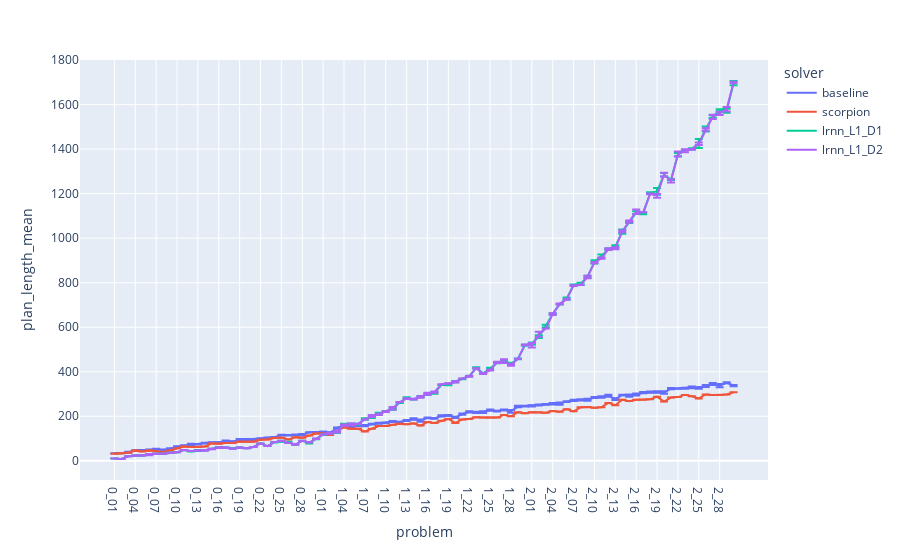
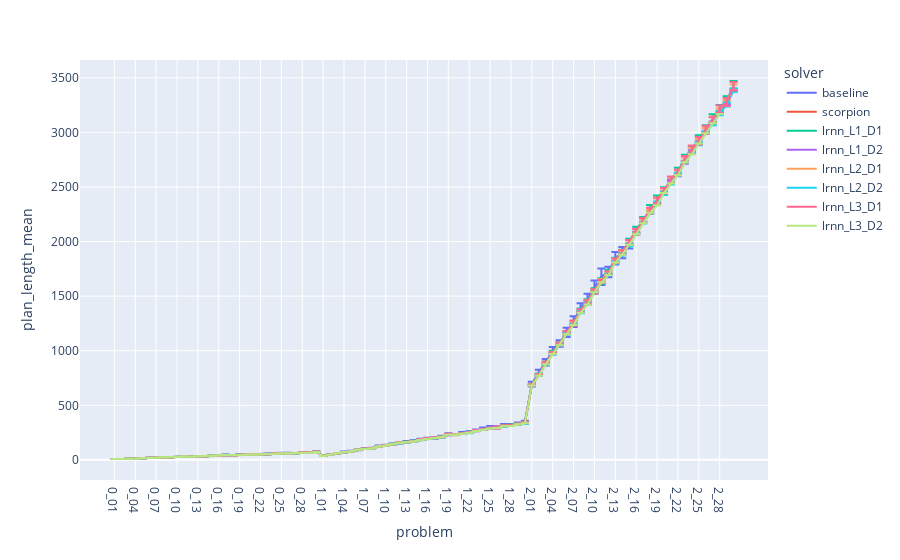
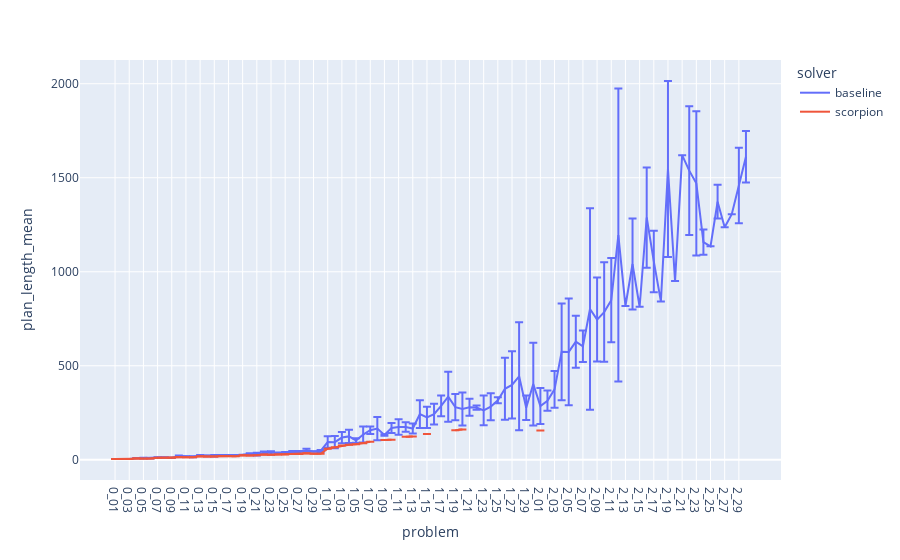
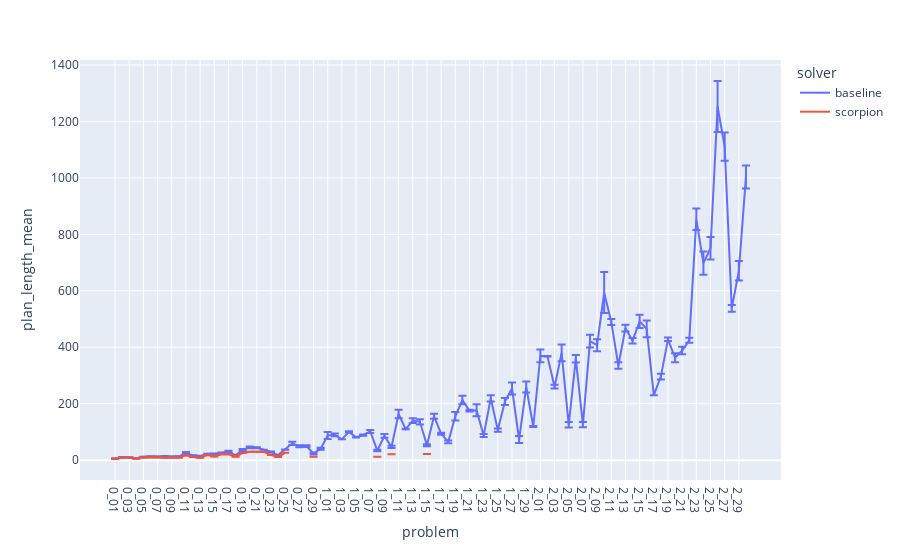

Source (notebook cell) for these figures, in order:
### Markdown cell above
# Plan length plots

### Code cell
log_y = 0
easy_only = 0

plot_domains("plan_length", log_y=log_y, easy_only=easy_only)

### Figure 1 — Plotly figure (JSON) as saved in the notebook; plotly's stock layout.template omitted (floating-point values rounded to 4 significant figures)
{"data": [{"error_y": {"array": [0, 0, 1.414, 1.033, 1.414, 2.394, 2.7, 2.201, 2.201, 1.838, 1.476, 4.849, 1.265, 1.897, 1.989, 0.8433, 2.53, 2.066, 3.134, 2.309, 2.16, 1.265, 1.033, 0.9661, 1.35, 1.398, 1.476, 3.018, 0.6325, 1.033, 1.578, 1.989, 2.53, 1.033, 1.886, 1.687, 2.394, 1.7, 2.16, 1.476, 2.119, 1.476, 2.53, 3.134, 4.719, 1.35, 1.838, 2.981, 1.476, 2.86, 3.048, 3.048, 2.951, 3.801, 2.951, 1.398, 1.838, 6.07, 3.273, 1.751, 2.319, 2.348, 1.932, 3.458, 5.432, 1.838, 3.273, 3.239, 4.427, 2.319, 3.425, 4.502, 4.022, 1.265, 5.502, 4.662, 2.667, 3.098, 3.155, 5.661, 2.494, 1.398, 2.201, 4.216, 4.088, 4.662, 4.526, 7.486, 2.319, 2.828]}, "hovertemplate": "solver=baseline<br>problem=%{x}<br>plan_length_mean=%{y}<extra></extra>", "legendgroup": "baseline", "line": {"color": "#636efa", "dash": "solid"}, "marker": {"symbol": "circle"}, "mode": "lines", "name": "baseline", "orientation": "v", "showlegend": true, "type": "scatter", "x": ["0_01", "0_02", "0_03", "0_04", "0_05", "0_06", "0_07", "0_08", "0_09", "0_10", "0_11", "0_12", "0_13", "0_14", "0_15", "0_16", "0_17", "0_18", "0_19", "0_20", "0_21", "0_22", "0_23", "0_24", "0_25", "0_26", "0_27", "0_28", "0_29", "0_30", "1_01", "1_02", "1_03", "1_04", "1_05", "1_06", "1_07", "1_08", "1_09", "1_10", "1_11", "1_12", "1_13", "1_14", "1_15", "1_16", "1_17", "1_18", "1_19", "1_20", "1_21", "1_22", "1_23", "1_24", "1_25", "1_26", "1_27", "1_28", "1_29", "1_30", "2_01", "2_02", "2_03", "2_04", "2_05", "2_06", "2_07", "2_08", "2_09", "2_10", "2_11", "2_12", "2_13", "2_14", "2_15", "2_16", "2_17", "2_18", "2_19", "2_20", "2_21", "2_22", "2_23", "2_24", "2_25", "2_26", "2_27", "2_28", "2_29", "2_30"], "xaxis": "x", "y": [34, 34, 39, 46.8, 47, 47.8, 51.2, 48.2, 54.2, 63.6, 68.2, 72.2, 74.4, 79.4, 81.8, 82.4, 88.8, 85.6, 94.6, 96, 95, 99.6, 103.2, 105.4, 115.4, 114.8, 116.2, 117, 127.8, 128.8, 129.6, 125.8, 147.2, 158.8, 154, 156.8, 157.8, 165, 169, 169.8, 176.6, 173.8, 181.2, 187.4, 180.6, 192.6, 190.4, 202, 203.8, 195.2, 209.8, 219.8, 217.6, 219, 227.6, 223.2, 228.4, 222.2, 243.4, 245.8, 246.6, 250.8, 253.2, 256.2, 256.8, 265.6, 271.4, 273.6, 274.6, 284.6, 286.8, 292.4, 277.2, 295.6, 292.6, 297.8, 306, 308.4, 309.2, 306.6, 324, 324.8, 325.8, 330, 327.6, 335.8, 345.4, 337.4, 350.6, 338], "yaxis": "y"}, {"error_y": {"array": [null, null, null, null, null, null, null, null, null, null, null, null, null, null, null, null, null, null, null, null, null, null, null, null, null, null, null, null, null, null, null, null, null, null, null, null, null, null, null, null, null, null, null, null, null, null, null, null, null, null, null, null, null, null, null, null, null, null, null, null, null, null, null, null, null, null, null, null, null, null, null, null, null, null, null, null, null, null, null, null, null, null, null, null, null, null, null, null, null, null]}, "hovertemplate": "solver=scorpion<br>problem=%{x}<br>plan_length_mean=%{y}<extra></extra>", "legendgroup": "scorpion", "line": {"color": "#EF553B", "dash": "solid"}, "marker": {"symbol": "circle"}, "mode": "lines", "name": "scorpion", "orientation": "v", "showlegend": true, "type": "scatter", "x": ["0_01", "0_02", "0_03", "0_04", "0_05", "0_06", "0_07", "0_08", "0_09", "0_10", "0_11", "0_12", "0_13", "0_14", "0_15", "0_16", "0_17", "0_18", "0_19", "0_20", "0_21", "0_22", "0_23", "0_24", "0_25", "0_26", "0_27", "0_28", "0_29", "0_30", "1_01", "1_02", "1_03", "1_04", "1_05", "1_06", "1_07", "1_08", "1_09", "1_10", "1_11", "1_12", "1_13", "1_14", "1_15", "1_16", "1_17", "1_18", "1_19", "1_20", "1_21", "1_22", "1_23", "1_24", "1_25", "1_26", "1_27", "1_28", "1_29", "1_30", "2_01", "2_02", "2_03", "2_04", "2_05", "2_06", "2_07", "2_08", "2_09", "2_10", "2_11", "2_12", "2_13", "2_14", "2_15", "2_16", "2_17", "2_18", "2_19", "2_20", "2_21", "2_22", "2_23", "2_24", "2_25", "2_26", "2_27", "2_28", "2_29", "2_30"], "xaxis": "x", "y": [32, 34, 36, 46, 42, 46, 42, 40, 46, 56, 64, 62, 62, 64, 78, 76, 80, 80, 86, 86, 86, 94, 96, 102, 104, 96, 106, 104, 114, 122, 122, 116, 134, 150, 144, 144, 132, 144, 156, 156, 162, 166, 164, 168, 158, 174, 170, 180, 188, 170, 186, 188, 196, 194, 194, 194, 206, 200, 218, 214, 218, 218, 216, 224, 220, 232, 222, 240, 242, 238, 240, 260, 250, 274, 268, 274, 274, 276, 288, 266, 284, 286, 296, 290, 280, 298, 296, 296, 298, 308], "yaxis": "y"}, {"error_y": {"array": [0, 0, 0, 0, 0, 1.155, 0, 0, 0, 0, 0, 1.155, 2, 1.155, 0, 1.155, 0, 1.155, 0, 0, 0, 0, 0, 1.155, 2, 2.309, 0, 0, 2, 1.155, 1.155, 0, 4.163, 2, 3.055, 2, 3.464, 5.033, 4.619, 2, 4.163, 2.309, 3.464, 1.155, 2.309, 4.163, 4.163, 0, 4.163, 3.055, 1.155, 1.155, 3.055, 1.155, 3.055, 2, 1.155, 5.033, 2, 2.309, 5.033, 6.11, 5.774, 2.309, 1.155, 4.619, 2, 4.619, 5.033, 7.572, 7.024, 3.055, 5.033, 9.238, 4, 6.429, 4.163, 4, 15.01, 8.083, 2.309, 7.024, 1.155, 2, 20.43, 11.02, 6, 5.033, 9.238, 9.452]}, "hovertemplate": "solver=lrnn_L1_D1<br>problem=%{x}<br>plan_length_mean=%{y}<extra></extra>", "legendgroup": "lrnn_L1_D1", "line": {"color": "#00cc96", "dash": "solid"}, "marker": {"symbol": "circle"}, "mode": "lines", "name": "lrnn_L1_D1", "orientation": "v", "showlegend": true, "type": "scatter", "x": ["0_01", "0_02", "0_03", "0_04", "0_05", "0_06", "0_07", "0_08", "0_09", "0_10", "0_11", "0_12", "0_13", "0_14", "0_15", "0_16", "0_17", "0_18", "0_19", "0_20", "0_21", "0_22", "0_23", "0_24", "0_25", "0_26", "0_27", "0_28", "0_29", "0_30", "1_01", "1_02", "1_03", "1_04", "1_05", "1_06", "1_07", "1_08", "1_09", "1_10", "1_11", "1_12", "1_13", "1_14", "1_15", "1_16", "1_17", "1_18", "1_19", "1_20", "1_21", "1_22", "1_23", "1_24", "1_25", "1_26", "1_27", "1_28", "1_29", "1_30", "2_01", "2_02", "2_03", "2_04", "2_05", "2_06", "2_07", "2_08", "2_09", "2_10", "2_11", "2_12", "2_13", "2_14", "2_15", "2_16", "2_17", "2_18", "2_19", "2_20", "2_21", "2_22", "2_23", "2_24", "2_25", "2_26", "2_27", "2_28", "2_29", "2_30"], "xaxis": "x", "y": [10, 8, 20, 24, 24, 29.33, 32, 32, 36, 38, 48, 43.33, 46, 47.33, 54, 59.33, 60, 54.67, 60, 56, 62, 78, 66, 83.33, 88, 82.67, 72, 90, 80, 97.33, 117.3, 122, 129.3, 164, 164.7, 164, 188, 197.3, 211.3, 222, 233.3, 261.3, 282, 276.7, 288.7, 299.3, 305.3, 340, 343.3, 355.3, 367.3, 380.7, 417.3, 393.3, 414.7, 440, 448.7, 435.3, 458, 518.7, 526.7, 557.3, 605.3, 660.7, 702.7, 728.7, 790, 794.7, 826.7, 893.3, 919.3, 950.7, 963.3, 1029.0, 1072, 1115.0, 1111.0, 1202, 1211.0, 1285.0, 1263.0, 1375.0, 1395.0, 1402, 1425.0, 1491.0, 1546, 1575.0, 1573.0, 1697.0], "yaxis": "y"}, {"error_y": {"array": [0, 0, 0, 0, 0, 2.828, 0, 0, 0, 0, 0, 0, 0, 1.414, 1.414, 1.414, 0, 0, 0, 0, 0, 0, 0, 0, 0, 0, 1.414, 0, 0, 1.414, 0, 1.414, 4.243, 2.828, 4.243, 1.414, 0, 4.243, 2.828, 1.414, 5.657, 0, 1.414, 1.414, 4.243, 4.243, 2.828, 0, 1.414, 2.828, 0, 1.414, 0, 1.414, 1.414, 2.828, 8.485, 4.243, 0, 1.414, 9.899, 11.31, 0, 4.243, 1.414, 1.414, 1.414, 0, 5.657, 2.828, 2.828, 4.243, 4.243, 4.243, 4.243, 9.899, 0, 1.414, 8.485, 8.485, 7.071, 11.31, 7.071, 1.414, 5.657, 5.657, 9.899, 7.071, 9.899, 2.828]}, "hovertemplate": "solver=lrnn_L1_D2<br>problem=%{x}<br>plan_length_mean=%{y}<extra></extra>", "legendgroup": "lrnn_L1_D2", "line": {"color": "#ab63fa", "dash": "solid"}, "marker": {"symbol": "circle"}, "mode": "lines", "name": "lrnn_L1_D2", "orientation": "v", "showlegend": true, "type": "scatter", "x": ["0_01", "0_02", "0_03", "0_04", "0_05", "0_06", "0_07", "0_08", "0_09", "0_10", "0_11", "0_12", "0_13", "0_14", "0_15", "0_16", "0_17", "0_18", "0_19", "0_20", "0_21", "0_22", "0_23", "0_24", "0_25", "0_26", "0_27", "0_28", "0_29", "0_30", "1_01", "1_02", "1_03", "1_04", "1_05", "1_06", "1_07", "1_08", "1_09", "1_10", "1_11", "1_12", "1_13", "1_14", "1_15", "1_16", "1_17", "1_18", "1_19", "1_20", "1_21", "1_22", "1_23", "1_24", "1_25", "1_26", "1_27", "1_28", "1_29", "1_30", "2_01", "2_02", "2_03", "2_04", "2_05", "2_06", "2_07", "2_08", "2_09", "2_10", "2_11", "2_12", "2_13", "2_14", "2_15", "2_16", "2_17", "2_18", "2_19", "2_20", "2_21", "2_22", "2_23", "2_24", "2_25", "2_26", "2_27", "2_28", "2_29", "2_30"], "xaxis": "x", "y": [10, 8, 20, 24, 24, 28, 32, 32, 36, 38, 48, 44, 46, 47, 53, 59, 60, 54, 60, 56, 62, 78, 66, 84, 90, 80, 73, 90, 82, 99, 118, 123, 131, 160, 163, 165, 186, 201, 208, 221, 236, 264, 279, 277, 287, 301, 308, 344, 347, 354, 370, 379, 416, 391, 407, 442, 448, 431, 458, 521, 519, 568, 594, 659, 705, 725, 787, 790, 826, 890, 910, 951, 955, 1031, 1075, 1119, 1116, 1199, 1190, 1286, 1257, 1378, 1393, 1399, 1424, 1488, 1545, 1561, 1579, 1700], "yaxis": "y"}], "layout": {"legend": {"title": {"text": "solver"}, "tracegroupgap": 0}, "margin": {"t": 60}, "xaxis": {"anchor": "y", "domain": [0, 1], "title": {"text": "problem"}}, "yaxis": {"anchor": "x", "domain": [0, 1], "title": {"text": "plan_length_mean"}}}}

### Figure 2 — Plotly figure (JSON) as saved in the notebook; plotly's stock layout.template omitted (floating-point values rounded to 4 significant figures)
{"data": [{"error_y": {"array": [0, 0, 0, 0.5164, 0, 0.9944, 0.527, 0.5164, 0.9487, 0.4216, 0.9487, 0.6992, 1.713, 1.054, 0.7379, 1.059, 1.033, 1.491, 2.025, 1.897, 1.229, 1.317, 1.65, 1.563, 2.558, 2.718, 1.829, 2.214, 2.111, 2.283, 0.6992, 1.897, 0.7379, 3.604, 3.098, 3.534, 3.164, 3.86, 4.94, 4.012, 4.909, 4.347, 6.802, 5.554, 5.554, 5.232, 6.019, 9.036, 9.555, 4.795, 9.508, 7.617, 7.734, 10.78, 8.972, 9.402, 11.36, 9.231, 7.8, 13.76, 21.89, 21.75, 29.16, 33.64, 30.1, 42.8, 49.61, 44.7, 49.8, 59.84, 75.73, 48.21, 56.82, 51.44, 18.05, null, null, null, null, null, null, null, null, null, null, null, null, null, null, null]}, "hovertemplate": "solver=baseline<br>problem=%{x}<br>plan_length_mean=%{y}<extra></extra>", "legendgroup": "baseline", "line": {"color": "#636efa", "dash": "solid"}, "marker": {"symbol": "circle"}, "mode": "lines", "name": "baseline", "orientation": "v", "showlegend": true, "type": "scatter", "x": ["0_01", "0_02", "0_03", "0_04", "0_05", "0_06", "0_07", "0_08", "0_09", "0_10", "0_11", "0_12", "0_13", "0_14", "0_15", "0_16", "0_17", "0_18", "0_19", "0_20", "0_21", "0_22", "0_23", "0_24", "0_25", "0_26", "0_27", "0_28", "0_29", "0_30", "1_01", "1_02", "1_03", "1_04", "1_05", "1_06", "1_07", "1_08", "1_09", "1_10", "1_11", "1_12", "1_13", "1_14", "1_15", "1_16", "1_17", "1_18", "1_19", "1_20", "1_21", "1_22", "1_23", "1_24", "1_25", "1_26", "1_27", "1_28", "1_29", "1_30", "2_01", "2_02", "2_03", "2_04", "2_05", "2_06", "2_07", "2_08", "2_09", "2_10", "2_11", "2_12", "2_13", "2_14", "2_15", "2_16", "2_17", "2_18", "2_19", "2_20", "2_21", "2_22", "2_23", "2_24", "2_25", "2_26", "2_27", "2_28", "2_29", "2_30"], "xaxis": "x", "y": [8, 8, 12, 11.4, 15, 19.1, 19.5, 23.6, 24.7, 26.8, 30.7, 29.4, 32.6, 34, 37.9, 41.3, 46.2, 42, 46.9, 50.4, 50.8, 52.2, 54.5, 59, 62.9, 62.5, 60.7, 69.3, 67.3, 75.9, 36.6, 49.6, 62.1, 72.1, 79.4, 93.4, 103.7, 107.7, 125.8, 134.9, 144.9, 157.7, 165.6, 174.2, 188.8, 198.4, 200.3, 212.9, 234.8, 232.9, 245.8, 255.3, 269.4, 284.8, 300.6, 298.8, 317.7, 319.9, 335.2, 344.9, 694, 803.3, 894.6, 1001.0, 1066.0, 1168.0, 1267.0, 1391.0, 1472.0, 1583.0, 1678.0, 1721.0, 1848.0, 1898.0, 1955.0, null, null, null, null, null, null, null, null, null, null, null, null, null, null, null], "yaxis": "y"}, {"error_y": {"array": [null, null, null, null, null, null, null, null, null, null, null, null, null, null, null, null, null, null, null, null, null, null, null, null, null, null, null, null, null, null, null, null, null, null, null, null, null, null, null, null, null, null, null, null, null, null, null, null, null, null, null, null, null, null, null, null, null, null, null, null, null, null, null, null, null, null, null, null, null, null, null, null, null, null, null, null, null, null, null, null, null, null, null, null, null, null, null, null, null, null]}, "hovertemplate": "solver=scorpion<br>problem=%{x}<br>plan_length_mean=%{y}<extra></extra>", "legendgroup": "scorpion", "line": {"color": "#EF553B", "dash": "solid"}, "marker": {"symbol": "circle"}, "mode": "lines", "name": "scorpion", "orientation": "v", "showlegend": true, "type": "scatter", "x": ["0_01", "0_02", "0_03", "0_04", "0_05", "0_06", "0_07", "0_08", "0_09", "0_10", "0_11", "0_12", "0_13", "0_14", "0_15", "0_16", "0_17", "0_18", "0_19", "0_20", "0_21", "0_22", "0_23", "0_24", "0_25", "0_26", "0_27", "0_28", "0_29", "0_30", "1_01", "1_02", "1_03", "1_04", "1_05", "1_06", "1_07", "1_08", "1_09", "1_10", "1_11", "1_12", "1_13", "1_14", "1_15", "1_16", "1_17", "1_18", "1_19", "1_20", "1_21", "1_22", "1_23", "1_24", "1_25", "1_26", "1_27", "1_28", "1_29", "1_30", "2_01", "2_02", "2_03", "2_04", "2_05", "2_06", "2_07", "2_08", "2_09", "2_10", "2_11", "2_12", "2_13", "2_14", "2_15", "2_16", "2_17", "2_18", "2_19", "2_20", "2_21", "2_22", "2_23", "2_24", "2_25", "2_26", "2_27", "2_28", "2_29", "2_30"], "xaxis": "x", "y": [8, 8, 12, 11, 15, 18, 19, 23, 24, 26, 30, 29, 31, 33, 37, 39, 45, 40, 44, 49, 49, 50, 52, null, null, null, null, null, null, null, 36, 47, null, null, null, null, null, null, null, null, null, null, null, null, null, null, null, null, null, null, null, null, null, null, null, null, null, null, null, null, null, null, null, null, null, null, null, null, null, null, null, null, null, null, null, null, null, null, null, null, null, null, null, null, null, null, null, null, null, null], "yaxis": "y"}, {"error_y": {"array": [0, 0, 0, 0.5774, 0, 1.155, 0.5774, 0, 1.155, 0, 0.5774, 0, 0.5774, 0.5774, 0.5774, 0.5774, 0.5774, 1.155, 1.732, 0.5774, 0.5774, 0.5774, 1, 1, 0.5774, 1.155, 1, 1.155, 2.082, 1, 0.5774, 0, 1.155, 0, 0.5774, 1, 1.528, 1.528, 2.887, 3, 2.646, 2.517, 3.215, 1.155, 2.646, 1.155, 3.606, 4.041, 3.215, 1, 2.517, 4.163, 5.132, 3.055, 2.517, 4.163, 6.11, 6.11, 4.041, 4.163, 3.606, 8.021, 9.452, 14.22, 10.44, 15.39, 16.2, 17.21, 15.52, 18.9, 23.97, 19.86, 17.9, 18.25, 26.46, 28, 23.71, 39.0, 36.2, 23.69, 27.06, 29.16, 30.66, 27.73, 38.12, 30.79, 38.7, 37.24, 38.59, 41.53]}, "hovertemplate": "solver=lrnn_L1_D1<br>problem=%{x}<br>plan_length_mean=%{y}<extra></extra>", "legendgroup": "lrnn_L1_D1", "line": {"color": "#00cc96", "dash": "solid"}, "marker": {"symbol": "circle"}, "mode": "lines", "name": "lrnn_L1_D1", "orientation": "v", "showlegend": true, "type": "scatter", "x": ["0_01", "0_02", "0_03", "0_04", "0_05", "0_06", "0_07", "0_08", "0_09", "0_10", "0_11", "0_12", "0_13", "0_14", "0_15", "0_16", "0_17", "0_18", "0_19", "0_20", "0_21", "0_22", "0_23", "0_24", "0_25", "0_26", "0_27", "0_28", "0_29", "0_30", "1_01", "1_02", "1_03", "1_04", "1_05", "1_06", "1_07", "1_08", "1_09", "1_10", "1_11", "1_12", "1_13", "1_14", "1_15", "1_16", "1_17", "1_18", "1_19", "1_20", "1_21", "1_22", "1_23", "1_24", "1_25", "1_26", "1_27", "1_28", "1_29", "1_30", "2_01", "2_02", "2_03", "2_04", "2_05", "2_06", "2_07", "2_08", "2_09", "2_10", "2_11", "2_12", "2_13", "2_14", "2_15", "2_16", "2_17", "2_18", "2_19", "2_20", "2_21", "2_22", "2_23", "2_24", "2_25", "2_26", "2_27", "2_28", "2_29", "2_30"], "xaxis": "x", "y": [8, 8, 12, 11.33, 15, 19.33, 19.33, 23, 25.33, 26, 30.67, 29, 31.67, 34.33, 37.33, 40.33, 45.33, 41.67, 46, 51.33, 50.67, 50.33, 54, 58, 62.33, 61.33, 61, 68.33, 67.33, 75, 36.33, 48, 61.67, 69, 77.67, 91, 102.3, 108.3, 123.7, 133, 144, 158.3, 164.7, 173.3, 187, 196.3, 201, 211.7, 233.7, 229, 242.7, 253.7, 269.7, 278.3, 290.3, 297.7, 311.3, 317.7, 329.3, 340.3, 691, 784.3, 892.7, 985.3, 1068, 1166, 1257.0, 1369.0, 1456, 1553.0, 1640.0, 1722.0, 1834.0, 1908, 2000, 2107, 2200.0, 2297.0, 2385.0, 2473.0, 2563.0, 2648.0, 2764.0, 2849, 2936, 3034, 3129.0, 3215, 3292.0, 3430.0], "yaxis": "y"}, {"error_y": {"array": [0, 0, 0, 0, 0, 0, 0, 0, 1.155, 0, 0.5774, 0, 0.5774, 0, 0, 0, 0.5774, 0, 0.5774, 1, 1, 0.5774, 1.155, 0.5774, 1, 1.155, 1.732, 1.155, 1.528, 1, 0, 0, 0.5774, 0.5774, 0, 1, 1.155, 1.155, 0.5774, 1.155, 2.309, 0.5774, 2.082, 0.5774, 2, 1, 2.517, 1, 2.082, 1.732, 1.155, 0.5774, 3.055, 1.528, 2.517, 1.528, 1.528, 1.528, 1.528, 2.082, 5.132, 4, 3.606, 7.506, 1.528, 7.81, 6.11, 7.211, 4.163, 6.928, 5.508, 2.082, 5.859, 9.644, 8.021, 8.327, 3.606, 7.572, 8.021, 9.713, 15.52, 13.32, 13.45, 14.19, 12.49, 7.638, 9.539, 6.807, 8.718, 6.557]}, "hovertemplate": "solver=lrnn_L1_D2<br>problem=%{x}<br>plan_length_mean=%{y}<extra></extra>", "legendgroup": "lrnn_L1_D2", "line": {"color": "#ab63fa", "dash": "solid"}, "marker": {"symbol": "circle"}, "mode": "lines", "name": "lrnn_L1_D2", "orientation": "v", "showlegend": true, "type": "scatter", "x": ["0_01", "0_02", "0_03", "0_04", "0_05", "0_06", "0_07", "0_08", "0_09", "0_10", "0_11", "0_12", "0_13", "0_14", "0_15", "0_16", "0_17", "0_18", "0_19", "0_20", "0_21", "0_22", "0_23", "0_24", "0_25", "0_26", "0_27", "0_28", "0_29", "0_30", "1_01", "1_02", "1_03", "1_04", "1_05", "1_06", "1_07", "1_08", "1_09", "1_10", "1_11", "1_12", "1_13", "1_14", "1_15", "1_16", "1_17", "1_18", "1_19", "1_20", "1_21", "1_22", "1_23", "1_24", "1_25", "1_26", "1_27", "1_28", "1_29", "1_30", "2_01", "2_02", "2_03", "2_04", "2_05", "2_06", "2_07", "2_08", "2_09", "2_10", "2_11", "2_12", "2_13", "2_14", "2_15", "2_16", "2_17", "2_18", "2_19", "2_20", "2_21", "2_22", "2_23", "2_24", "2_25", "2_26", "2_27", "2_28", "2_29", "2_30"], "xaxis": "x", "y": [8, 8, 12, 11, 15, 18, 19, 23, 24.67, 26, 30.67, 29, 31.33, 34, 37, 40, 45.33, 41, 44.67, 50, 50, 50.33, 52.67, 58.33, 62, 59.67, 61, 68.33, 65.33, 74, 36, 48, 61.33, 68.67, 76, 90, 102.3, 105.7, 122.3, 130.7, 142.7, 152.7, 162.7, 169.7, 184, 192, 201.3, 208, 228.7, 229, 239.7, 249.3, 267.3, 275.7, 289.7, 291.7, 308.3, 312.7, 326.7, 337.7, 684.3, 773, 879, 976.3, 1057.0, 1161, 1237.0, 1355, 1439.0, 1540, 1626.0, 1701.0, 1814.0, 1888, 1979.0, 2078.0, 2177, 2269.0, 2353.0, 2452.0, 2549, 2613.0, 2727, 2822.0, 2906, 3007.0, 3091, 3186.0, 3252, 3391], "yaxis": "y"}, {"error_y": {"array": [0, 0, 0, 0.5774, 0, 1.155, 0, 0, 0.5774, 0.5774, 0, 0, 0.5774, 1, 0.5774, 1.155, 0, 0.5774, 1.155, 1, 1, 0.5774, 1, 0, 1.155, 1.732, 0.5774, 0.5774, 1.732, 1, 0.5774, 0.5774, 0.5774, 0.5774, 1.732, 2.082, 1.528, 0.5774, 1.732, 1, 2.082, 3.786, 1, 2.517, 2.646, 0.5774, 2.082, 1.528, 2.309, 2.646, 2.309, 1.732, 3.055, 2.309, 2.646, 4.509, 3.055, 0.5774, 2.309, 2.646, 2.082, 6.506, 7, 6.807, 10.58, 15.18, 9.165, 7.211, 10.12, 12, 14.01, 2.646, 13.32, 3.786, 12.1, 14.36, 13.89, 9.504, 16.09, 16.64, 20.79, 12.29, 15.72, 21.83, 19, 16.09, 25.51, 12.12, 9.609, 21.93]}, "hovertemplate": "solver=lrnn_L2_D1<br>problem=%{x}<br>plan_length_mean=%{y}<extra></extra>", "legendgroup": "lrnn_L2_D1", "line": {"color": "#FFA15A", "dash": "solid"}, "marker": {"symbol": "circle"}, "mode": "lines", "name": "lrnn_L2_D1", "orientation": "v", "showlegend": true, "type": "scatter", "x": ["0_01", "0_02", "0_03", "0_04", "0_05", "0_06", "0_07", "0_08", "0_09", "0_10", "0_11", "0_12", "0_13", "0_14", "0_15", "0_16", "0_17", "0_18", "0_19", "0_20", "0_21", "0_22", "0_23", "0_24", "0_25", "0_26", "0_27", "0_28", "0_29", "0_30", "1_01", "1_02", "1_03", "1_04", "1_05", "1_06", "1_07", "1_08", "1_09", "1_10", "1_11", "1_12", "1_13", "1_14", "1_15", "1_16", "1_17", "1_18", "1_19", "1_20", "1_21", "1_22", "1_23", "1_24", "1_25", "1_26", "1_27", "1_28", "1_29", "1_30", "2_01", "2_02", "2_03", "2_04", "2_05", "2_06", "2_07", "2_08", "2_09", "2_10", "2_11", "2_12", "2_13", "2_14", "2_15", "2_16", "2_17", "2_18", "2_19", "2_20", "2_21", "2_22", "2_23", "2_24", "2_25", "2_26", "2_27", "2_28", "2_29", "2_30"], "xaxis": "x", "y": [8, 8, 12, 11.33, 15, 18.67, 19, 23, 24.33, 26.33, 30, 29, 32.33, 35, 37.67, 40.67, 45, 41.67, 45.33, 51, 51, 51.67, 53, 59, 61.67, 61, 61.67, 68.33, 66, 74, 36.33, 48.33, 61.33, 68.33, 77, 92.67, 102.3, 106.7, 123, 132, 143.3, 156.7, 163, 170.7, 183, 193.7, 201.3, 210.7, 232.7, 229, 242.3, 252, 270.3, 277.7, 291, 295.7, 311.3, 315.3, 328.7, 343, 691.7, 779.7, 883, 983.7, 1062, 1167.0, 1255, 1364, 1453.0, 1548, 1644.0, 1712, 1828.0, 1904.0, 1997.0, 2096.0, 2190, 2288.0, 2379, 2470, 2565.0, 2639, 2755, 2838.0, 2918, 3024, 3121, 3206, 3288.0, 3418], "yaxis": "y"}, {"error_y": {"array": [0, 0, 0, 0, 0, 0, 0, 0, 0, 0, 0, 0, 0.5774, 0, 0.5774, 1.528, 0, 0.5774, 1, 1, 0.5774, 0, 1, 0, 1, 1.155, 0.5774, 0.5774, 1.155, 1.528, 0, 0.5774, 0, 0.5774, 1.155, 0.5774, 1.155, 0.5774, 1, 2.309, 1.155, 1.528, 0.5774, 1.528, 1.528, 1.732, 1, 2, 0.5774, 1, 2.517, 2.517, 1.155, 0.5774, 2.517, 2, 1.528, 2.082, 2.082, 3.215, 2, 3.786, 3.055, 4.726, 5, 8.021, 5.508, 10.15, 7.937, 1.528, 1.528, 6.807, 8.888, 9.849, 12.5, 5.132, 7, 3.055, 9.074, 13.05, 11.37, 14.19, 6.11, 4.933, 14.74, 11.68, 10.97, 18.48, 17.52, 17.52]}, "hovertemplate": "solver=lrnn_L2_D2<br>problem=%{x}<br>plan_length_mean=%{y}<extra></extra>", "legendgroup": "lrnn_L2_D2", "line": {"color": "#19d3f3", "dash": "solid"}, "marker": {"symbol": "circle"}, "mode": "lines", "name": "lrnn_L2_D2", "orientation": "v", "showlegend": true, "type": "scatter", "x": ["0_01", "0_02", "0_03", "0_04", "0_05", "0_06", "0_07", "0_08", "0_09", "0_10", "0_11", "0_12", "0_13", "0_14", "0_15", "0_16", "0_17", "0_18", "0_19", "0_20", "0_21", "0_22", "0_23", "0_24", "0_25", "0_26", "0_27", "0_28", "0_29", "0_30", "1_01", "1_02", "1_03", "1_04", "1_05", "1_06", "1_07", "1_08", "1_09", "1_10", "1_11", "1_12", "1_13", "1_14", "1_15", "1_16", "1_17", "1_18", "1_19", "1_20", "1_21", "1_22", "1_23", "1_24", "1_25", "1_26", "1_27", "1_28", "1_29", "1_30", "2_01", "2_02", "2_03", "2_04", "2_05", "2_06", "2_07", "2_08", "2_09", "2_10", "2_11", "2_12", "2_13", "2_14", "2_15", "2_16", "2_17", "2_18", "2_19", "2_20", "2_21", "2_22", "2_23", "2_24", "2_25", "2_26", "2_27", "2_28", "2_29", "2_30"], "xaxis": "x", "y": [8, 8, 12, 11, 15, 18, 19, 23, 24, 26, 30, 29, 32.33, 34, 37.33, 40.33, 45, 41.67, 45, 51, 49.33, 51, 53, 58, 61, 59.33, 60.67, 67.33, 66.33, 73.33, 36, 47.67, 61, 68.33, 75.67, 90.67, 102.3, 106.3, 123, 131.3, 141.3, 154.7, 162.7, 167.7, 182.7, 193, 198, 208, 228.7, 228, 239.7, 247.3, 266.3, 275.7, 287.3, 293, 308.3, 312.7, 326.7, 333.3, 684, 774.7, 876.7, 969.7, 1052, 1157.0, 1241.0, 1353, 1437, 1534.0, 1622.0, 1697.0, 1808, 1883, 1970.0, 2068.0, 2172, 2260.0, 2358.0, 2440.0, 2535.0, 2616.0, 2729.0, 2808.0, 2896.0, 2997.0, 3077.0, 3176.0, 3256, 3387], "yaxis": "y"}, {"error_y": {"array": [0, 0, 0, 0, 0, 1.155, 0, 0, 0.5774, 0.5774, 0.5774, 0, 0, 0.5774, 0.5774, 0, 0, 1.528, 1.528, 0.5774, 1, 1, 1, 1.155, 1.528, 2.082, 0.5774, 1.528, 1.732, 2.082, 0.5774, 1, 0.5774, 0.5774, 2.517, 1.155, 0.5774, 1.528, 1.155, 3.215, 2.082, 3.464, 1.528, 2.082, 3.786, 3.606, 3.215, 2.646, 5.196, 1.528, 3.512, 3.464, 4.933, 2.309, 3.606, 8.386, 2.517, 6.083, 2.082, 2.082, 3.055, 5.132, 9.849, 5.859, 12.22, 12.22, 23.46, 12.5, 13.45, 19.04, 14, 16.7, 21.13, 19.31, 22.03, 26.16, 20.5, 25.63, 27.62, 25.03, 26.76, 25.66, 25.42, 39.12, 34.99, 36.04, 25.11, 35.51, 36.75, 39.95]}, "hovertemplate": "solver=lrnn_L3_D1<br>problem=%{x}<br>plan_length_mean=%{y}<extra></extra>", "legendgroup": "lrnn_L3_D1", "line": {"color": "#FF6692", "dash": "solid"}, "marker": {"symbol": "circle"}, "mode": "lines", "name": "lrnn_L3_D1", "orientation": "v", "showlegend": true, "type": "scatter", "x": ["0_01", "0_02", "0_03", "0_04", "0_05", "0_06", "0_07", "0_08", "0_09", "0_10", "0_11", "0_12", "0_13", "0_14", "0_15", "0_16", "0_17", "0_18", "0_19", "0_20", "0_21", "0_22", "0_23", "0_24", "0_25", "0_26", "0_27", "0_28", "0_29", "0_30", "1_01", "1_02", "1_03", "1_04", "1_05", "1_06", "1_07", "1_08", "1_09", "1_10", "1_11", "1_12", "1_13", "1_14", "1_15", "1_16", "1_17", "1_18", "1_19", "1_20", "1_21", "1_22", "1_23", "1_24", "1_25", "1_26", "1_27", "1_28", "1_29", "1_30", "2_01", "2_02", "2_03", "2_04", "2_05", "2_06", "2_07", "2_08", "2_09", "2_10", "2_11", "2_12", "2_13", "2_14", "2_15", "2_16", "2_17", "2_18", "2_19", "2_20", "2_21", "2_22", "2_23", "2_24", "2_25", "2_26", "2_27", "2_28", "2_29", "2_30"], "xaxis": "x", "y": [8, 8, 12, 11, 15, 18.67, 19, 23, 24.67, 26.33, 30.33, 29, 32, 33.33, 37.33, 40, 45, 42.33, 45.33, 50.67, 50, 51, 53, 58.67, 61.67, 59.67, 60.33, 68.33, 67, 73.67, 36.33, 48, 61.33, 68.33, 77.33, 91.67, 102.7, 106.7, 122.7, 132.3, 142.7, 157, 163.7, 170.3, 185.7, 196, 201.3, 210, 233, 229.3, 241.3, 251, 269.7, 277.7, 290, 296.3, 312.3, 316, 329.3, 339.7, 685.3, 779.3, 888, 982.3, 1063.0, 1168.0, 1253.0, 1367.0, 1446, 1545.0, 1634, 1712, 1824.0, 1904, 1993.0, 2091.0, 2195.0, 2284, 2377, 2466.0, 2568.0, 2633.0, 2759.0, 2842.0, 2924.0, 3025, 3115.0, 3212, 3279.0, 3423], "yaxis": "y"}, {"error_y": {"array": [null, null, null, null, null, null, null, null, null, null, null, null, null, null, null, null, null, null, null, null, null, null, null, null, null, null, null, null, null, null, null, null, null, null, null, null, null, null, null, null, null, null, null, null, null, null, null, null, null, null, null, null, null, null, null, null, null, null, null, null, null, null, null, null, null, null, null, null, null, null, null, null, null, null, null, null, null, null, null, null, null, null, null, null, null, null, null, null, null, null]}, "hovertemplate": "solver=lrnn_L3_D2<br>problem=%{x}<br>plan_length_mean=%{y}<extra></extra>", "legendgroup": "lrnn_L3_D2", "line": {"color": "#B6E880", "dash": "solid"}, "marker": {"symbol": "circle"}, "mode": "lines", "name": "lrnn_L3_D2", "orientation": "v", "showlegend": true, "type": "scatter", "x": ["0_01", "0_02", "0_03", "0_04", "0_05", "0_06", "0_07", "0_08", "0_09", "0_10", "0_11", "0_12", "0_13", "0_14", "0_15", "0_16", "0_17", "0_18", "0_19", "0_20", "0_21", "0_22", "0_23", "0_24", "0_25", "0_26", "0_27", "0_28", "0_29", "0_30", "1_01", "1_02", "1_03", "1_04", "1_05", "1_06", "1_07", "1_08", "1_09", "1_10", "1_11", "1_12", "1_13", "1_14", "1_15", "1_16", "1_17", "1_18", "1_19", "1_20", "1_21", "1_22", "1_23", "1_24", "1_25", "1_26", "1_27", "1_28", "1_29", "1_30", "2_01", "2_02", "2_03", "2_04", "2_05", "2_06", "2_07", "2_08", "2_09", "2_10", "2_11", "2_12", "2_13", "2_14", "2_15", "2_16", "2_17", "2_18", "2_19", "2_20", "2_21", "2_22", "2_23", "2_24", "2_25", "2_26", "2_27", "2_28", "2_29", "2_30"], "xaxis": "x", "y": [8, 8, 12, 11, 15, 18, 19, 23, 24, 26, 30, 29, 33, 33, 38, 41, 45, 42, 44, 50, 49, 50, 54, 57, 60, 58, 61, 66, 65, 73, 36, 48, 61, 69, 76, 93, 100, 105, 122, 130, 143, 158, 162, 169, 183, 192, 200, 207, 231, 231, 240, 248, 265, 277, 288, 292, 307, 311, 326, 335, 681, 771, 875, 969, 1051, 1152, 1235, 1347, 1424, 1535, 1624, 1693, 1808, 1880, 1971, 2067, 2168, 2263, 2332, 2444, 2532, 2608, 2726, 2800, 2899, 2992, 3084, 3169, null, null], "yaxis": "y"}], "layout": {"legend": {"title": {"text": "solver"}, "tracegroupgap": 0}, "margin": {"t": 60}, "xaxis": {"anchor": "y", "domain": [0, 1], "title": {"text": "problem"}}, "yaxis": {"anchor": "x", "domain": [0, 1], "title": {"text": "plan_length_mean"}}}}

### Figure 3 — Plotly figure (JSON) as saved in the notebook; plotly's stock layout.template omitted (floating-point values rounded to 4 significant figures)
{"data": [{"error_y": {"array": [0, 0, 0, 0.5, 1.528, 0.5774, 1.258, 0.5774, 0.7071, 3, 2.517, 2.646, 2.082, 1.517, 4.041, 1, 1.155, 2.082, 0.7071, 4.163, 7.81, 6.658, 8.622, 2.082, 4.509, 7, 6.807, 8.327, 1.528, 5.292, 30.51, 32.62, 30.05, 34.67, 12.02, 42.72, 19.52, 61.98, 4.243, 26.5, 41.01, 25.42, 26.87, 74.25, 56.32, 54.79, 55.52, 133.0, 70.24, 87.88, 44.97, 11.45, 78.7, 72.12, 16.26, 164.9, 178.6, 287.1, 65.05, 219.9, 95.34, 53.74, 98.34, 257.4, 284.2, 138.2, 84.03, 535.6, 223.4, 264.6, 224.1, 779.2, null, 241.8, null, 266.6, 163.7, null, 468.2, null, null, 342.5, 383.3, 67.18, null, 89.9, null, null, 200.8, 136.5]}, "hovertemplate": "solver=baseline<br>problem=%{x}<br>plan_length_mean=%{y}<extra></extra>", "legendgroup": "baseline", "line": {"color": "#636efa", "dash": "solid"}, "marker": {"symbol": "circle"}, "mode": "lines", "name": "baseline", "orientation": "v", "showlegend": true, "type": "scatter", "x": ["0_01", "0_02", "0_03", "0_04", "0_05", "0_06", "0_07", "0_08", "0_09", "0_10", "0_11", "0_12", "0_13", "0_14", "0_15", "0_16", "0_17", "0_18", "0_19", "0_20", "0_21", "0_22", "0_23", "0_24", "0_25", "0_26", "0_27", "0_28", "0_29", "0_30", "1_01", "1_02", "1_03", "1_04", "1_05", "1_06", "1_07", "1_08", "1_09", "1_10", "1_11", "1_12", "1_13", "1_14", "1_15", "1_16", "1_17", "1_18", "1_19", "1_20", "1_21", "1_22", "1_23", "1_24", "1_25", "1_26", "1_27", "1_28", "1_29", "1_30", "2_01", "2_02", "2_03", "2_04", "2_05", "2_06", "2_07", "2_08", "2_09", "2_10", "2_11", "2_12", "2_13", "2_14", "2_15", "2_16", "2_17", "2_18", "2_19", "2_20", "2_21", "2_22", "2_23", "2_24", "2_25", "2_26", "2_27", "2_28", "2_29", "2_30"], "xaxis": "x", "y": [4, 4, 4, 8.25, 8.667, 7.333, 11.75, 12.33, 10.5, 19.5, 16.67, 16, 22.67, 20.6, 21.67, 24, 24.67, 22.33, 26.5, 30.67, 30, 36.67, 36.67, 35.67, 36.33, 39, 40.33, 50.33, 44.33, 47, 94, 93.33, 118, 124.2, 102.5, 134, 157, 165.7, 132, 169.3, 174, 174.3, 166, 242.5, 225.7, 242.7, 286.3, 335.3, 280, 270.3, 279, 277.5, 262.7, 282, 316.5, 377.3, 398.3, 444, 277, 402.5, 285.7, 314, 374.3, 574.3, 573.7, 628, 603.3, 801.7, 745.5, 785.2, 848.7, 1195, 818, 1041, 814, 1288.0, 1055, 842, 1546.0, 951, 1620, 1538.0, 1470, 1158.0, 1135, 1373.0, 1237, 1306, 1459, 1612.0], "yaxis": "y"}, {"error_y": {"array": [null, null, null, null, null, null, null, null, null, null, null, null, null, null, null, null, null, null, null, null, null, null, null, null, null, null, null, null, null, null, null, null, null, null, null, null, null, null, null, null, null, null, null, null, null, null, null, null, null, null, null, null, null, null, null, null, null, null, null, null, null, null, null, null, null, null, null, null, null, null, null, null, null, null, null, null, null, null, null, null, null, null, null, null, null, null, null, null, null, null]}, "hovertemplate": "solver=scorpion<br>problem=%{x}<br>plan_length_mean=%{y}<extra></extra>", "legendgroup": "scorpion", "line": {"color": "#EF553B", "dash": "solid"}, "marker": {"symbol": "circle"}, "mode": "lines", "name": "scorpion", "orientation": "v", "showlegend": true, "type": "scatter", "x": ["0_01", "0_02", "0_03", "0_04", "0_05", "0_06", "0_07", "0_08", "0_09", "0_10", "0_11", "0_12", "0_13", "0_14", "0_15", "0_16", "0_17", "0_18", "0_19", "0_20", "0_21", "0_22", "0_23", "0_24", "0_25", "0_26", "0_27", "0_28", "0_29", "0_30", "1_01", "1_02", "1_03", "1_04", "1_05", "1_06", "1_07", "1_08", "1_09", "1_10", "1_11", "1_12", "1_13", "1_14", "1_15", "1_16", "1_17", "1_18", "1_19", "1_20", "1_21", "1_22", "1_23", "1_24", "1_25", "1_26", "1_27", "1_28", "1_29", "1_30", "2_01", "2_02", "2_03", "2_04", "2_05", "2_06", "2_07", "2_08", "2_09", "2_10", "2_11", "2_12", "2_13", "2_14", "2_15", "2_16", "2_17", "2_18", "2_19", "2_20", "2_21", "2_22", "2_23", "2_24", "2_25", "2_26", "2_27", "2_28", "2_29", "2_30"], "xaxis": "x", "y": [4, 4, 4, 8, 7, 7, 10, 11, 10, 15, 13, 13, 18, 17, 17, 20, 20, 18, 24, 22, 24, 28, 26, 28, 28, 30, 31, 35, 32, 32, 59, 67, 76, 80, 83, 88, 96, null, 105, 107, null, 123, 124, null, 137, null, null, null, 157, 161, null, null, null, null, null, null, null, null, null, null, 156, null, null, null, null, null, null, null, null, null, null, null, null, null, null, null, null, null, null, null, null, null, null, null, null, null, null, null, null, null], "yaxis": "y"}], "layout": {"legend": {"title": {"text": "solver"}, "tracegroupgap": 0}, "margin": {"t": 60}, "xaxis": {"anchor": "y", "domain": [0, 1], "title": {"text": "problem"}}, "yaxis": {"anchor": "x", "domain": [0, 1], "title": {"text": "plan_length_mean"}}}}

### Figure 4 — Plotly figure (JSON) as saved in the notebook; plotly's stock layout.template omitted (floating-point values rounded to 4 significant figures)
{"data": [{"error_y": {"array": [0.4216, 0.5164, 0, 0, 0, 0.483, 0, 1.826, 0, 1.014, 3.304, 0.7559, 1.643, 0, 2.225, 0, 3.084, 0.5477, 3.456, 2.949, 2.003, 0, 1.924, 0.4216, 0.488, 5.635, 3.532, 2.875, 3.536, 3.327, 12.34, 4.671, 0, 2.424, 0.6325, 2.242, 5.318, 2.828, 6.816, 4.359, 15.22, 0.8756, 8.602, 9.388, 3.391, 8.867, 3.488, 4.928, 14.82, 14.99, 3.082, 21.27, 5.381, 11.23, 5.992, 12.33, 21.35, 12.35, 19.18, 1.574, 22.71, 1.033, 6.697, 29.57, 10.12, 13.36, 9.261, 22.81, 21.38, 72.52, 10.64, 11.68, 11.86, 9.953, 23.6, 29.5, null, 10.1, 6.272, 15.78, 13.4, 8.961, 38.19, 41.32, 39.61, 90.27, 50.01, 12.07, 34.63, 40.46]}, "hovertemplate": "solver=baseline<br>problem=%{x}<br>plan_length_mean=%{y}<extra></extra>", "legendgroup": "baseline", "line": {"color": "#636efa", "dash": "solid"}, "marker": {"symbol": "circle"}, "mode": "lines", "name": "baseline", "orientation": "v", "showlegend": true, "type": "scatter", "x": ["0_01", "0_02", "0_03", "0_04", "0_05", "0_06", "0_07", "0_08", "0_09", "0_10", "0_11", "0_12", "0_13", "0_14", "0_15", "0_16", "0_17", "0_18", "0_19", "0_20", "0_21", "0_22", "0_23", "0_24", "0_25", "0_26", "0_27", "0_28", "0_29", "0_30", "1_01", "1_02", "1_03", "1_04", "1_05", "1_06", "1_07", "1_08", "1_09", "1_10", "1_11", "1_12", "1_13", "1_14", "1_15", "1_16", "1_17", "1_18", "1_19", "1_20", "1_21", "1_22", "1_23", "1_24", "1_25", "1_26", "1_27", "1_28", "1_29", "1_30", "2_01", "2_02", "2_03", "2_04", "2_05", "2_06", "2_07", "2_08", "2_09", "2_10", "2_11", "2_12", "2_13", "2_14", "2_15", "2_16", "2_17", "2_18", "2_19", "2_20", "2_21", "2_22", "2_23", "2_24", "2_25", "2_26", "2_27", "2_28", "2_29", "2_30"], "xaxis": "x", "y": [5.8, 10.4, 10, 7, 12, 13.7, 13, 13, 13, 12.56, 25.75, 16.5, 14.2, 23, 21.57, 27, 29.8, 17.5, 36.22, 45.12, 43.7, 37, 28.8, 17.8, 37.29, 59.67, 48.86, 49.67, 23.5, 40.33, 87.1, 89.6, 74, 100.1, 80.8, 88.44, 101.5, 34, 85.7, 47, 163.6, 109.9, 140, 135.9, 52.5, 155.2, 93.83, 64.57, 155.6, 213, 175.3, 176.3, 87.43, 218.9, 106.5, 207.8, 253.8, 73, 259.1, 119.1, 369.4, 367.8, 260.2, 380.1, 125.3, 359.5, 125.8, 421.9, 407.2, 593.8, 489.8, 335.2, 467.7, 422.8, 491.6, 465.2, 230, 296, 428, 362.7, 388.5, 424.6, 853.4, 698.2, 750.7, 1253.0, 1111.0, 537.8, 670.8, 1003.0], "yaxis": "y"}, {"error_y": {"array": [null, null, null, null, null, null, null, null, null, null, null, null, null, null, null, null, null, null, null, null, null, null, null, null, null, null, null, null, null, null, null, null, null, null, null, null, null, null, null, null, null, null, null, null, null, null, null, null, null, null, null, null, null, null, null, null, null, null, null, null, null, null, null, null, null, null, null, null, null, null, null, null, null, null, null, null, null, null, null, null, null, null, null, null, null, null, null, null, null, null]}, "hovertemplate": "solver=scorpion<br>problem=%{x}<br>plan_length_mean=%{y}<extra></extra>", "legendgroup": "scorpion", "line": {"color": "#EF553B", "dash": "solid"}, "marker": {"symbol": "circle"}, "mode": "lines", "name": "scorpion", "orientation": "v", "showlegend": true, "type": "scatter", "x": ["0_01", "0_02", "0_03", "0_04", "0_05", "0_06", "0_07", "0_08", "0_09", "0_10", "0_11", "0_12", "0_13", "0_14", "0_15", "0_16", "0_17", "0_18", "0_19", "0_20", "0_21", "0_22", "0_23", "0_24", "0_25", "0_26", "0_27", "0_28", "0_29", "0_30", "1_01", "1_02", "1_03", "1_04", "1_05", "1_06", "1_07", "1_08", "1_09", "1_10", "1_11", "1_12", "1_13", "1_14", "1_15", "1_16", "1_17", "1_18", "1_19", "1_20", "1_21", "1_22", "1_23", "1_24", "1_25", "1_26", "1_27", "1_28", "1_29", "1_30", "2_01", "2_02", "2_03", "2_04", "2_05", "2_06", "2_07", "2_08", "2_09", "2_10", "2_11", "2_12", "2_13", "2_14", "2_15", "2_16", "2_17", "2_18", "2_19", "2_20", "2_21", "2_22", "2_23", "2_24", "2_25", "2_26", "2_27", "2_28", "2_29", "2_30"], "xaxis": "x", "y": [4, 8, 8, 5, 9, 10, 10, 8, 9, 8, 17, 11, 8, 18, 13, 21, 21, 12, 25, 30, 30, 29, 18, 11, 26, null, null, null, 12, null, null, null, null, null, null, null, null, 12, null, 21, null, null, null, null, 22, null, null, null, null, null, null, null, null, null, null, null, null, null, null, null, null, null, null, null, null, null, null, null, null, null, null, null, null, null, null, null, null, null, null, null, null, null, null, null, null, null, null, null, null, null], "yaxis": "y"}], "layout": {"legend": {"title": {"text": "solver"}, "tracegroupgap": 0}, "margin": {"t": 60}, "xaxis": {"anchor": "y", "domain": [0, 1], "title": {"text": "problem"}}, "yaxis": {"anchor": "x", "domain": [0, 1], "title": {"text": "plan_length_mean"}}}}
